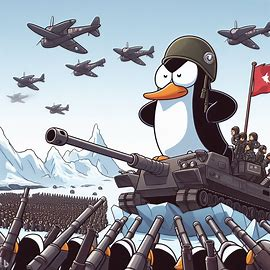
#> input picture Python/Steganography/03/image.png, 270 x 270 px; its folder holds 5 pictures in this run
$ python LSBimage.py
#> lines starting #> are read from the running program, lines starting #| are printed output that depends on the picture
import cv2
import numpy as np

def encode(image_path, message_path, output_path):
    # Load the images
#> called with image_path = 'image.png', message_path = 'message.png', output_path = 'pOO78Px2z1.png'
    image = cv2.imread(image_path)
#> image is the input picture: shape (270, 270, 3); mean B, G, R 161.7, 153.6, 150.9
    message = cv2.imread(message_path)
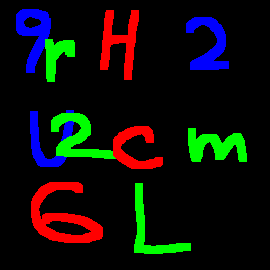
#> input picture Python/Steganography/03/message.png, 270 x 270 px
#> message is the input picture: shape (270, 270, 3); mean B, G, R 10.9, 14.6, 14.7

    # Ensure the images are the same size
    image = cv2.resize(image, (message.shape[1], message.shape[0]))

    # Convert the images to 8-bit unsigned integers
    image = np.uint8(image)
    message = np.uint8(message)

    # Shift the message image bits to the right
    message = message >> 7

    # Clear the least significant bit of the image
    image = image & 0b11111110

    # Combine the images
    encoded_image = image | message

    # Save the encoded image
    cv2.imwrite(output_path, encoded_image)


def decode(encoded_path, output_path):
    # Load the encoded image
#> called with encoded_path = 'pOO78Px2z1.png', output_path = 'decoded.png'
    encoded_image = cv2.imread(encoded_path)

    # Extract the least significant bit of each pixel
    decoded_image = encoded_image & 0b00000001

    # Shift the bits to the left to make the message visible
    decoded_image = decoded_image << 7
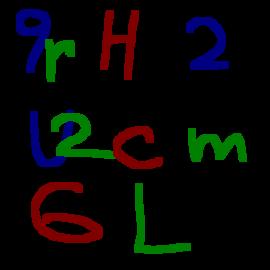
#> decoded_image: shape (270, 270, 3); mean B, G, R 5.5, 7.3, 7.4

    # Save the decoded image
    cv2.imwrite(output_path, decoded_image)


# Example usage:
name = 'pOO78Px2z1'
next = '9rH2U2cm6L'

text = "" + next

encode('image.png', 'message.png', f'{name}.png')
decode(f'{name}.png', 'decoded.png')
